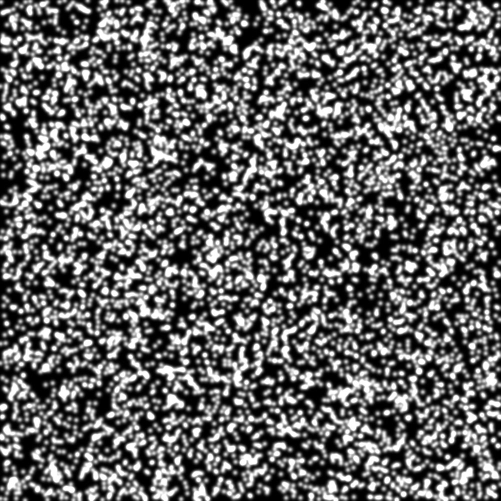
#> input picture images/shear/shear_0.jpg, 1001 x 1001 px (shown at 1/2 size)
$ python build_subset_assets.py
#> lines starting #> are read from the running program, lines starting #| are printed output that depends on the picture
### docs/scripts/common.py
"""Shared helpers for building the tutorial gif/figure assets under docs/_static/.

Run the ``build_*.py`` scripts in this directory to (re)generate the assets
referenced by ``docs/tutorials/*.rst``. Requires ``geopyv_dev`` to be importable
(``maturin develop`` from the repo root) and a plain ``matplotlib`` + ``Pillow``
environment — no extra doc-build dependencies.
"""
import io
import os

import matplotlib
import matplotlib.pyplot as plt
import numpy as np
from matplotlib.patches import FancyBboxPatch, FancyArrowPatch, Polygon
from PIL import Image

plt.rcParams["mathtext.fontset"] = "stix"
matplotlib.rcParams["font.family"] = "STIXGeneral"

REPO_ROOT = os.path.abspath(os.path.join(os.path.dirname(__file__), "..", ".."))
STATIC_DIR = os.path.join(REPO_ROOT, "docs", "_static")
GIF_DIR = os.path.join(STATIC_DIR, "gifs")
IMG_DIR = os.path.join(STATIC_DIR, "img")

# House palette, kept consistent with geopyv_dev/plots.py.
CMAP_SEQUENTIAL = "viridis"      # magnitude fields (R, contours) — matches plots.py default
MESH_COLOR = "black"             # mesh/element overlay lines
PATH_COLOR = "#d62728"           # particle path highlight (explicitly requested: red)
GOOD_COLOR = "#1f77b4"           # well-textured subset outline (blue)
POOR_COLOR = "#d62728"           # poorly-textured subset outline (red) — always paired with a text/marker cue


def fig_to_rgba(fig, dpi=None):
    """Render a matplotlib Figure to an (H, W, 4) uint8 array."""
    buf = io.BytesIO()
    fig.savefig(buf, format="png", dpi=dpi or fig.dpi)
    buf.seek(0)
    return np.array(Image.open(buf).convert("RGBA"))


def save_gif(frames, path, duration_ms=80, loop=0, colors=64):
    """Assemble a list of (H,W,3|4) uint8 arrays or PIL Images into a looping gif.

    Frames are quantized to a shared adaptive palette (`colors`) — plain
    per-frame quantization bloats file size badly on photographic speckle
    backgrounds, which don't have the flat color regions GIF compresses well.
    `duration_ms` may be a scalar or a per-frame list (use a list to hold the
    last frame of a beat via a longer duration instead of duplicating frames).
    """
    os.makedirs(os.path.dirname(path), exist_ok=True)
    pil_frames = [
        Image.fromarray(f).convert("RGB") if not isinstance(f, Image.Image) else f.convert("RGB")
        for f in frames
    ]
    # Build one shared palette from a sample spread across the whole sequence —
    # using just the first frame degenerates badly when it's a near-blank fade-in
    # (its palette ends up with too few real colors for the busy frames later on).
    sample_idx = np.linspace(0, len(pil_frames) - 1, min(8, len(pil_frames))).astype(int)
    w, h = pil_frames[0].size
    strip = Image.new("RGB", (w, h * len(sample_idx)))
    for k, idx in enumerate(sample_idx):
        strip.paste(pil_frames[idx], (0, k * h))
    palette_src = strip.quantize(colors=colors, method=Image.MEDIANCUT)

    quantized = [f.quantize(colors=colors, palette=palette_src, dither=Image.NONE) for f in pil_frames]
    quantized[0].save(
        path,
        save_all=True,
        append_images=quantized[1:],
        duration=duration_ms,
        loop=loop,
        optimize=True,
        disposal=2,
    )
    size_kb = os.path.getsize(path) / 1024
    print(f"wrote {path} ({len(quantized)} frames, {size_kb:.0f} KB)")


def load_downsampled(path, size=240, blur=1.5):
    """Load an image, downsample, and softly blur it.

    Full-res photographic speckle noise compresses very badly in a GIF
    palette (every pixel is independently random). A blurred thumbnail still
    reads as a speckle pattern at animation scale but is far cheaper to encode.
    """
    from PIL import ImageFilter
    img = Image.open(path).convert("L")
    img = img.resize((size, size), Image.LANCZOS)
    if blur:
        img = img.filter(ImageFilter.GaussianBlur(radius=blur))
    return np.array(img)


def hold(duration_list, extra_ms):
    """Extend the last entry of a per-frame duration list by extra_ms —
    use instead of duplicating frames to pause on a beat."""
    duration_list[-1] += extra_ms
    return duration_list


# [5 lines left out: function save_png, not called in this run]


# ---------------------------------------------------------------------------
# Flow-diagram primitives, shared by build_mesh_flow.py / build_sequence_flow.py.
# ---------------------------------------------------------------------------

FLOW_BOX_COLOR = "#eef2f7"
FLOW_BOX_EDGE = "#333333"
FLOW_LOOP_COLOR = "#eaf3ea"
FLOW_ERR_COLOR = "#fbeaea"
FLOW_ERR_EDGE = "#a33"
FLOW_TEXT_SIZE = 8.5


# [30 lines left out: functions flow_box, flow_diamond, flow_arrow, not called in this run]

### docs/scripts/build_subset_assets.py
"""Build the image assets for docs/tutorials/02_subset.rst.

Generates:
- subset_shape_order.gif — circle & square subsets growing/shrinking, then fixed
  and wiggling through 0th/1st/2nd order deformation.
- subset_quality.png — a real speckle field whose point density falls off from
  one corner (rather than an artificial flat patch pasted onto a uniform
  image), with a genuine well-textured Subset in the dense corner and a
  genuine poorly-textured one far from it, flanked by their real
  ``inspect()`` renders.
"""
import os
import sys

import numpy as np
import matplotlib.pyplot as plt

sys.path.insert(0, os.path.dirname(__file__))
from common import REPO_ROOT, GIF_DIR, IMG_DIR, PATH_COLOR, fig_to_rgba, save_gif, save_png, load_downsampled, hold

sys.path.insert(0, REPO_ROOT)
import geopyv_dev as gp

CANVAS = 2.2
DPI = 80
SHEAR_DIR = os.path.join(REPO_ROOT, "images", "shear")
CENTRE = [500.0, 500.0]
WINDOW = 160.0  # half-width of the cropped view around CENTRE, in source px


def _shape_points(shape, cx, cy, r, warp=None, n_pts=100):
    t = np.linspace(0, 2 * np.pi, n_pts)
    if shape == "circle":
        x, y = np.cos(t), np.sin(t)
    else:
        n = 8.0  # superellipse exponent -> rounded square
        x = np.sign(np.cos(t)) * np.abs(np.cos(t)) ** (2.0 / n)
        y = np.sign(np.sin(t)) * np.abs(np.sin(t)) ** (2.0 / n)
    px, py = cx + r * x, cy + r * y
    if warp is not None:
        dx, dy = warp(r * x, r * y)
        px, py = px + dx, py + dy
    return px, py


def _order0_warp(amp):
    def f(x, y):
        return np.full_like(x, amp), np.full_like(y, 0.4 * amp)
    return f


def _order1_warp(amp):
    def f(x, y):
        return amp * 0.02 * y, amp * 0.02 * x
    return f


def _order2_warp(amp):
    """A parabolic "banana" bend — curvature varies across the shape, which
    distinguishes 2nd-order bulging from 1st-order's uniform ellipse/skew."""
    def f(x, y):
        r = max(1.0, float(np.sqrt(x ** 2 + y ** 2).max()))
        dx = np.zeros_like(x)
        dy = amp * 1.1 * (x / r) ** 2
        return dx, dy
    return f


def build_shape_order_gif():
    img = load_downsampled(os.path.join(SHEAR_DIR, "shear_0.jpg"), size=280, blur=0.8)
#> in load_downsampled, img is the input picture: PIL image 1001x1001 L; min 0, max 255, mean 100.6
#> in load_downsampled, `img = img.resize((size, size), Image.LANCZOS)`:
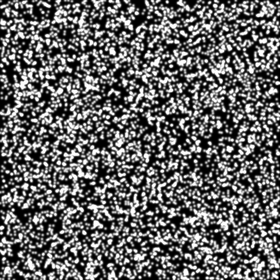
#> img: PIL image 280x280 L; min 0, max 255, mean 100.2
#> in load_downsampled, `img = img.filter(ImageFilter.GaussianBlur(radius=blur))`:
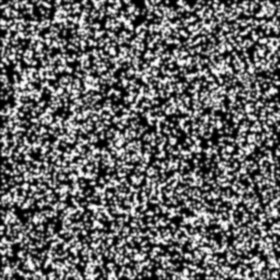
#> img: PIL image 280x280 L; min 0, max 254, mean 100.2
    scale = 280.0 / (2 * WINDOW)  # display px per source px, image already cropped conceptually
    # We display the full downsampled image but zoom the axes to a window around CENTRE
    # in *source* pixel coordinates (image is 1001 source px downsampled to 280 display px).
    src_size = 1001.0
    disp = 280.0

    def to_disp(v):
        return v * disp / src_size

    cx, cy = to_disp(CENTRE[0]), to_disp(CENTRE[1])
    win = to_disp(WINDOW)

    frames, durations = [], []

    def render(r_c, r_s, warp_c=None, warp_s=None):
        fig, axes = plt.subplots(1, 2, figsize=(CANVAS * 2, CANVAS), dpi=DPI)
        for ax, shape, r, warp, title in (
            (axes[0], "circle", r_c, warp_c, "circle"),
            (axes[1], "square", r_s, warp_s, "square"),
        ):
            ax.imshow(img, cmap="gist_gray")
            px, py = _shape_points(shape, cx, cy, r, warp=warp)
            ax.plot(px, py, color=PATH_COLOR, linewidth=3.0)
            ax.plot(cx, cy, "+", color=PATH_COLOR, markersize=12, markeredgewidth=2.5)
            ax.set_xlim(cx - win, cx + win); ax.set_ylim(cy + win, cy - win)
            ax.set_xticks([]); ax.set_yticks([])
            for sp in ax.spines.values():
                sp.set_visible(False)
            ax.set_title(title, fontsize=10)
        plt.tight_layout(pad=0.3)
        frames.append(fig_to_rgba(fig))
        durations.append(80)
        plt.close(fig)

    # Grow / shrink breathing, one cycle.
    n_breathe = 10
    r0, r1 = to_disp(35), to_disp(85)
    for i in range(n_breathe):
        t = (i / n_breathe) * 2 * np.pi
        r = r0 + (r1 - r0) * (0.5 - 0.5 * np.cos(t))
        render(r, r)
#> in fig_to_rgba, `return np.array(Image.open(buf).convert("RGBA"))`:
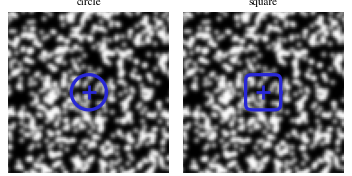
#> returned value: shape (176, 352, 4); mean of channels 0, 1, 2, 3 123.4, 120.7, 120.7, 255; drawn as B, G, R

    # Fixed radius from here on.
    r_fixed = to_disp(60)
#> r_fixed = 16.78

    # Wiggle through order 0, 1, 2 — one oscillation cycle each.
    for warp_fn in (_order0_warp, _order1_warp, _order2_warp):
        n_wiggle = 10
        for i in range(n_wiggle):
            t = (i / n_wiggle) * 2 * np.pi
            amp = np.sin(t) * win * 0.35
            render(r_fixed, r_fixed, warp_c=warp_fn(amp), warp_s=warp_fn(amp))
#> in fig_to_rgba (call 11), `fig.savefig(buf, format="png", dpi=dpi or fig.dpi)`:
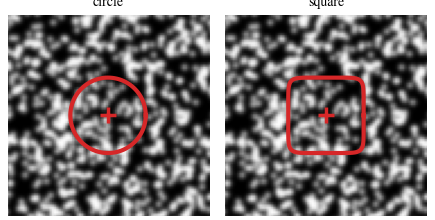
#> figure drawn by matplotlib, 2 panels
#> in fig_to_rgba (call 11), `return np.array(Image.open(buf).convert("RGBA"))`:
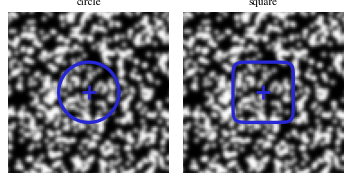
#> returned value: shape (176, 352, 4); mean of channels 0, 1, 2, 3 124.7, 120.4, 120.4, 255; drawn as B, G, R

    durations = hold(durations, 400)
#> durations = 40 values from 80 to 480
    out = os.path.join(GIF_DIR, "subset_shape_order.gif")
    save_gif(frames, out, duration_ms=durations, colors=64)
#> in save_gif, `pil_frames = [ Image.fromarray(f).convert("RGB") if not isinstance(f, ..`: pil_frames = 40 items
#> in save_gif, `sample_idx = np.linspace(0, len(pil_frames) - 1, min(8, len(pil_frames..`: sample_idx = [0, 5, 11, 16, 22, 27, 33, 39]
#> in save_gif, `strip = Image.new("RGB", (w, h * len(sample_idx)))`: strip: PIL image 352x1408 RGB; every value is 0
#> the loop in save_gif, `for k, idx in enumerate(sample_idx):` made 8 passes
#> idx on passes 1 to 8: 0, 5, 11, 16, 22, 27, 33, 39
#> after the loop in save_gif, `for k, idx in enumerate(sample_idx):`:
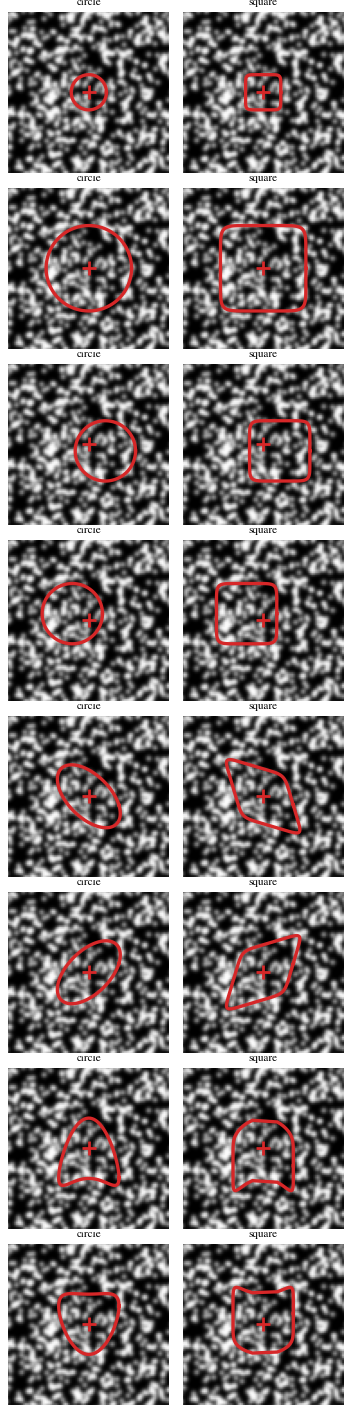
#> strip: PIL image 352x1408 RGB; mean R, G, B 124.5, 120.1, 120.1
#> in save_gif, `quantized = [f.quantize(colors=colors, palette=palette_src, dither=Ima..`: quantized = 40 items
#| wrote docs/_static/gifs/subset_shape_order.gif (40 frames, 1172 KB)
    return out


QUALITY_SIZE = 1001
QUALITY_CORNER = np.array([0.0, 0.0])       # speckle density falls off from here
QUALITY_DECAY = 150.0                        # px — controls how fast density fades
QUALITY_N_CANDIDATES = 60_000
QUALITY_N_KEEP = 7_000
QUALITY_BLOB_SIGMA = 3.2
# Note: right at the corner itself, density saturates into near-solid white
# (overlapping blobs merge, killing contrast) — 250,250 is far enough out to
# sit in the "well-textured, distinct speckles" band rather than the
# oversaturated one right at the corner.
GOOD_COORD = [250.0, 250.0]
POOR_COORD = [860.0, 860.0]                   # far from the corner, sparse


def _corner_weighted_positions(seed=11):
    """Sample point positions whose density falls off exponentially with
    distance from QUALITY_CORNER — a genuine density gradient (not a pasted
    flat patch), so the resulting good/poor Subset metrics are computed by
    the real Rust code on real (if syntheticaly generated) image content."""
    rng = np.random.default_rng(seed)
    candidates = rng.uniform(0.0, QUALITY_SIZE, size=(QUALITY_N_CANDIDATES, 2))
    dist = np.hypot(*(candidates - QUALITY_CORNER).T)
    weights = np.exp(-dist / QUALITY_DECAY)
    weights /= weights.sum()
    idx = rng.choice(QUALITY_N_CANDIDATES, size=QUALITY_N_KEEP, replace=False, p=weights)
    return candidates[idx]


def _splat_blobs(positions, size, sigma, amp=230.0):
    """Additively render soft Gaussian blobs at `positions` onto a `size`x`size`
    canvas — the same kind of blob speckle rendering `Speckle` does internally,
    reimplemented here in plain numpy so the density gradient above (which
    `Speckle`'s own uniform sampler doesn't support) can drive it."""
    canvas = np.zeros((size, size), dtype=np.float64)
    k = int(np.ceil(sigma * 3))
    yy, xx = np.mgrid[-k:k + 1, -k:k + 1]
    kernel = amp * np.exp(-(xx ** 2 + yy ** 2) / (2 * sigma ** 2))
    for x, y in positions:
        ix, iy = int(round(x)), int(round(y))
        x0, x1 = max(0, ix - k), min(size, ix + k + 1)
        y0, y1 = max(0, iy - k), min(size, iy + k + 1)
        if x0 >= x1 or y0 >= y1:
            continue
        kx0, kx1 = x0 - (ix - k), x1 - (ix - k)
        ky0, ky1 = y0 - (iy - k), y1 - (iy - k)
        canvas[y0:y1, x0:x1] += kernel[ky0:ky1, kx0:kx1]
    return np.clip(canvas, 0, 255).astype(np.uint8)


def build_quality_figure():
    """A corner-concentrated speckle field with a genuinely well-textured
    Subset (in the dense corner) and a genuinely poorly-textured one (far
    from it), flanked by their real inspect() renders."""
    positions = _corner_weighted_positions()
    canvas = _splat_blobs(positions, QUALITY_SIZE, QUALITY_BLOB_SIGMA)

    from PIL import Image as PILImage
    # Persisted under images/, like images/shear/ — so the tutorial's code
    # block (which loads "images/quality/quality_speckle.jpg") is actually
    # runnable, not just illustrative.
    quality_img_dir = os.path.join(REPO_ROOT, "images", "quality")
    os.makedirs(quality_img_dir, exist_ok=True)
    img_path = os.path.join(quality_img_dir, "quality_speckle.jpg")
    PILImage.fromarray(canvas).save(img_path, quality=95)
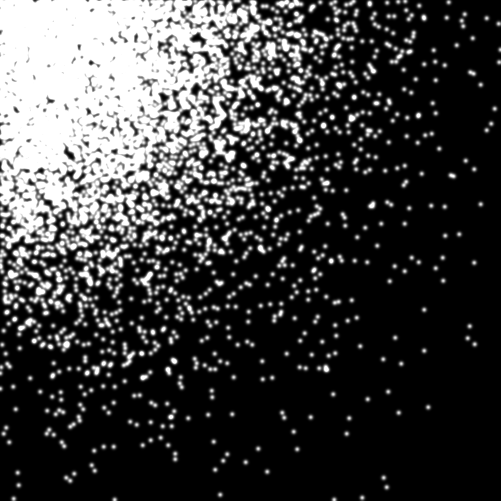
#> saved as quality_speckle.jpg: PIL image 1001x1001 L (shown at 1/2 size); min 0, max 255, mean 63.8

#> (the run stopped early here; a loop or call above may not have finished)
